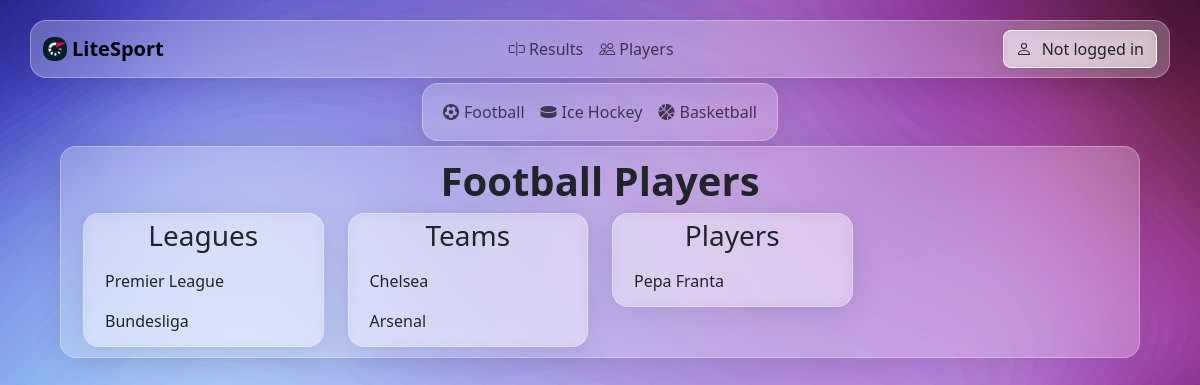
The app's page /football/players/1/1 with its own data.
### base/models.py (models this page shows, shortened)
class League(models.Model):
    name = models.CharField(max_length=50, blank=False, null=False)
    description = models.CharField(max_length=100, blank=True, null=True)
    id_category = models.ForeignKey('Category', on_delete=models.CASCADE)

class Team(models.Model):
    name = models.CharField(max_length=30,default="",null=False)
    id_category = models.ForeignKey('Category', on_delete=models.CASCADE)
    id_league = models.ForeignKey('League', on_delete=models.CASCADE)

class Player(models.Model):
    name = models.CharField(max_length=20,blank=False,null=False)
    surname = models.CharField(max_length=20,blank=False,null=False)
    birthdate = models.DateField(blank=False,null=False)

### base/views.py (the view)
# urls.py: path('football/players', views.players_football, name="football_players"),
def players_football(request, league_id=None, team_id=None, player_id = None):
    category = Category.objects.get(name='Football')
    leagues = League.objects.filter(id_category=category)
    league = None
    teams = None
    team = None
    player = None
    players = None
    player_info = None
    if league_id:
        league = League.objects.get(id=league_id)
        teams = Team.objects.filter(id_league=league_id)
        if team_id:
            team = Team.objects.get(id=team_id)
            player_histories = PlayerHistory.objects.filter(Q(id_team=team_id) & (Q(end_date__isnull=True) | Q(end_date__gte=timezone.now())))
            players = [{'player': history.id_player, 'history': history} for history in player_histories]
            if player_id:
                player = Player.objects.get(id=player_id)
                player_history = PlayerHistory.objects.filter(id_player=player_id)
                player_info = {'player': player, 'history': player_history}
    context = {
        'selected_category': category,
        'leagues': leagues,
        'selected_league': league,
        'teams': teams,
        'selected_team': team,
        'players': players,
        'player_info': player_info,
        'selected_player': player,
        'title': 'Football Players',
        'type_view': 'players'
    }
    return render(request, 'base/players.html', context)

### base/templates/base/players.html (shortened to what this page needs)
{% extends 'main.html' %}
{% block content %}
<div class="container-lg glass-effect main-container">
    <h1 class="page-title">
        <strong>{{title}}</strong>
    </h1>
    <div class="container text-start">
        <div class="row align-items-start">
            <div class="col">
                <div class="league-div glass-effect">
                    <h3 class="page-title">Leagues</h3>
                    <ul class="list-group">
                        {% for league in leagues %}
                        <li class="list-group-item d-flex justify-content-between align-items-center">
                            {% if league.id_category.name == "Football" %}
                                <a href="{% url 'football_league_players' league.id %}">{{ league.name }}</a>
                            {% elif league.id_category.name == "Basketball" %}
                                <a href="{% url 'basketball_league_players' league.id %}">{{ league.name }}</a>
                            {% elif league.id_category.name == "Ice Hockey" %}
                                <a href="{% url 'hockey_league_players' league.id %}">{{ league.name }}</a>
                            {% endif %}
                        </li>
                        {% endfor %}
                    </ul>
                </div>
            </div>
            <div class="col">
                {% if selected_league %}
                <div class="league-div glass-effect">
                    <h3 class="page-title">Teams</h3>
                    <ul class="list-group">
                        {% for team in teams %}
                        <li class="list-group-item d-flex justify-content-between align-items-center">
                            {% if team.id_category.name == "Football" %}
                            <a href="{% url 'football_team_players' team.id_league.id team.id %}">
                                {{ team.name }}
                            </a>
                            {% elif team.id_category.name == "Basketball" %}
                            <a href="{% url 'basketball_team_players' team.id_league.id team.id %}">
                                {{ team.name }}
                            </a>
                            {% elif team.id_category.name == "Ice Hockey" %}
                            <a href="{% url 'hockey_team_players' team.id_league.id team.id %}">
                                {{ team.name }}
                            </a>
                            {% endif %}
                        </li>
                        {% endfor%}
                    </ul>
                </div>
                {% endif %}
            </div>
            <div class="col">
                {% if selected_team %}
                <div class="league-div glass-effect">
                    <h3 class="page-title">Players</h3>
                    <ul class="list-group">
                        {% for player in players %}
                        <li class="list-group-item d-flex justify-content-between align-items-center">
                            {% if player.history.id_team.id_category.name == "Football" %}
                            <a href="{% url 'football_player_players' player.history.id_team.id_league.id player.history.id_team.id player.player.id %}">
                                {{ player.player.name }} {{ player.player.surname }}
                            </a>
                            {% elif player.history.id_team.id_category.name == "Basketball" %}
                            <a href="{% url 'basketball_player_players' player.history.id_team.id_league.id player.history.id_team.id player.player.id %}">
                                {{ player.player.name }} {{ player.player.surname }}
                            </a>
                            {% elif player.history.id_team.id_category.name == "Ice Hockey" %}
                            <a href="{% url 'hockey_player_players' player.history.id_team.id_league.id player.history.id_team.id player.player.id %}">
                                {{ player.player.name }} {{ player.player.surname }}
                            </a>
                            {% endif %}
                        </li>
                        {% endfor %}
                    </ul>
                </div>
                {% endif %}
            </div>
        </div>
    </div>
</div>
{% endblock %}

### static/css/style.css (style rules this page uses)
html, body { height: 100%; }
body { background-size: cover; background-repeat: no-repeat; background-position: center center; background-attachment: fixed; }
.glass-effect { background: rgba(255, 255, 255, 0.25); border-radius: 16px; box-shadow: 0 4px 30px rgba(0, 0, 0, 0.1); backdrop-filter: blur(5px); -webkit-backdrop-filter: blur(5px); border: 1px solid rgba(255, 255, 255, 0.3); }
.container-lg.main-container { width: 90%; justify-content: center; padding: 10px; margin-top: 5px; }
.page-title { display: flex; align-items: center; justify-content: center; }
.league-div { padding: 5px; }
.list-group-item a { text-decoration: none; color: inherit; }
.list-group-item { background: none; border: none; transition: all 0.3s ease; }

### records on screen
League: name "Premier League"
League: name "Bundesliga"
Team: name "Chelsea"
Team: name "Arsenal"
Player: player.name "Pepa", player.surname "Franta"

### other values on screen
{{ title }} "Football Players"
